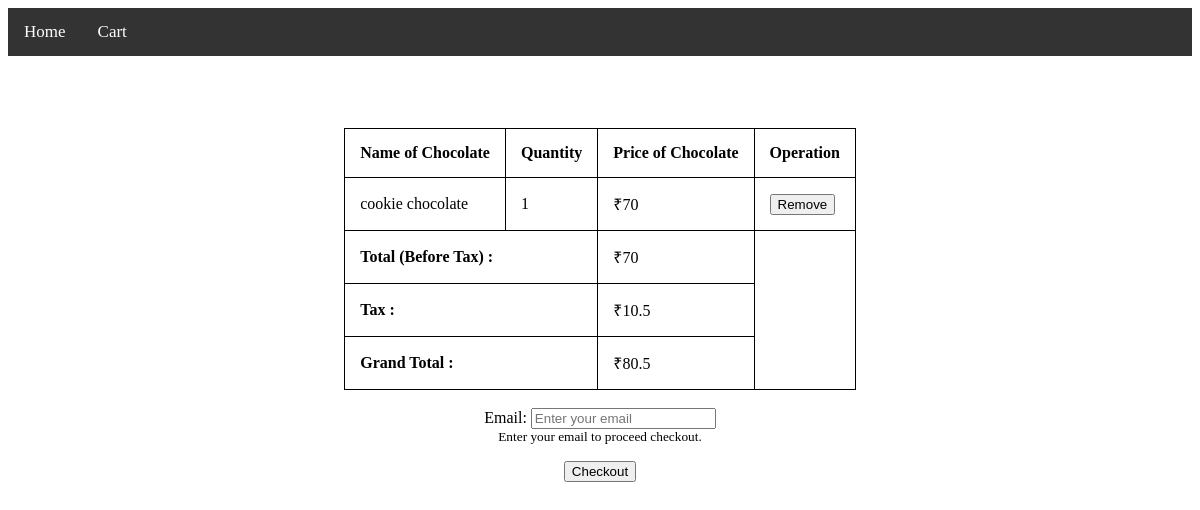
The app's page /cart.php with its own data.
### tables this page shows
CREATE TABLE IF NOT EXISTS `products_table` (
  `p_id` int(11) NOT NULL AUTO_INCREMENT,
  `name` varchar(255) NOT NULL,
  `description` varchar(255) NOT NULL,
  `img_url` varchar(255) NOT NULL,
  `price` float NOT NULL,
  `min_order` int(11) NOT NULL,
  `n_likes` int(11) NOT NULL DEFAULT '0',
  PRIMARY KEY (`p_id`)
);

### cart.php (the view, shortened to what this page needs)
<?php
require_once('views/page_top.php');
require_once('views/page_bottom.php');
include 'db/conn.php';
$sql = "SELECT * from cart";
$result = $conn->query($sql);
?>
<table class="table" align="center">
    <thead>
        <tr>
            <th scope="col">Name of Chocolate</th>
            <th scope="col">Quantity</th>
            <th scope="col">Price of Chocolate</th>
            <th scope="col">Operation</th>
        </tr>
    </thead>
    <tbody>
        <?php
        $total = 0;
        if (mysqli_num_rows($result) > 0) {
            while ($row = $result->fetch_assoc()) {
                $id = $row['p_id'];
                $sql1 = "SELECT * from products_table WHERE p_id='" . $id . "'";
                $result1 = $conn->query($sql1);
                if (mysqli_num_rows($result1) > 0) {
                    while ($row1 = $result1->fetch_assoc()) {
                        $total += $row1['price']; ?>
                        <tr>
                            <td><?= $row1['name']; ?></td>
                            <td><?= $row1['min_order']; ?></td>
                            <td>₹<?= $row1['price']; ?></td>
                            <td><a href="deletecart.php?id=<?= $row['id']; ?>"><button>Remove</button></a></td>
                        </tr>
            <?php
                    }
                }
            }
            ?></tbody>
    <tfoot>
        <tr>
            <th colspan="2">Total (Before Tax) :</th>
            <td>₹<?= $total; ?></td>
        </tr>
        <tr>
            <th colspan="2">Tax :</th>
            <td>₹<?= $tax = (($total * 15) / 100); ?></td>
        </tr>
        <tr>
            <th colspan="2">Grand Total :</th>
            <td>₹<?= $total + $tax; ?></td>
        </tr>
    </tfoot>
</table><br>
<form action="getemail.php" method="POST" align="center">
    <label for="email">Email: </label>
    <input type="email" id="email" name="email" placeholder="Enter your email" required><br>
    <small>Enter your email to proceed checkout.</small>
    <p><button type="submit" class="w3-button w3-black w3-round-xxlarge" name="purchase">Checkout</button></p>
</form><?php
        } else {
        ?><p>There are no items in cart.</p>
<?php
        }
?>

### cart.php (style rules this page uses)
table, th, td { border: 1px solid black; border-collapse: collapse; }
th, td { padding: 15px; text-align: left; }

### records on screen
products_table: name "cookie chocolate", min_order "1", price "70"

### other values on screen
$total "70"
$tax = (($total * 15) / 100) "10.5"
$total + $tax "80.5"
